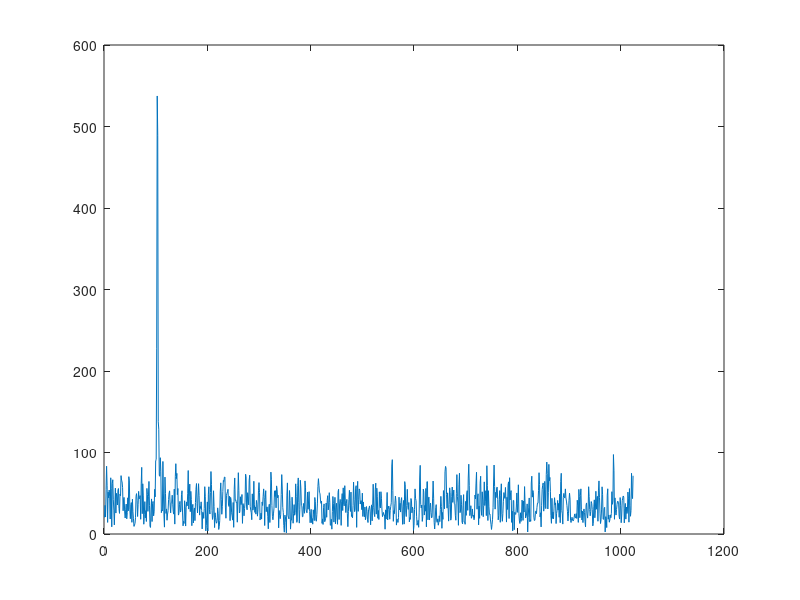

The MATLAB script that drew this image:
clear all;
close all;

%% Define parameters

F_s = 10^6;
T = 1/F_s;

f_0 = 10^5;
omega_0 = 2*pi*f_0;
phi = pi/8;
A = 1;

SNR_decibel = -10;
SNR = db2mag(SNR_decibel);
sigma_square = A^2/2*SNR;
sigma = sqrt(A^2./(2*SNR));

N = 513;
P = N*(N-1)/2;
Q = N*(N-1)*(2*N-1)/6;
n_0 = -P/N;
t = 0:T:T*(N-1);
k = [10,12,14,16,18,20];

%% Define signal

w_r = normrnd(0,sigma,1,N);
w_i = 1i*normrnd(0,sigma,1,N);

x = A* exp(1i*(omega_0*t + phi)) + w_r + w_i;

%% Find CRLB
CRLB_freq = 12*sigma_square / A^2*T^2*N*(N^2-1);
CRLB_phase = 12*sigma_square*(n_0^2*N+2*n_0*P+Q) / (A^2*N^2*(N^2-1));

%% Fourier transform of x
M = 2^k(1);
x = [x zeros(1,M-size(x,2))];
Y = fft(x,M);
[val, m_star] = max(Y);

%% Find estimates

omega_hat = (2*pi*m_star) / (M*T);
phi_hat = angle(exp(-1i*omega_hat*n_0*T) * val);

%% Estimation errors

e_omega = omega_0 - omega_hat;
e_phi = phi - phi_hat;

%% Plot

plot(abs(Y));
